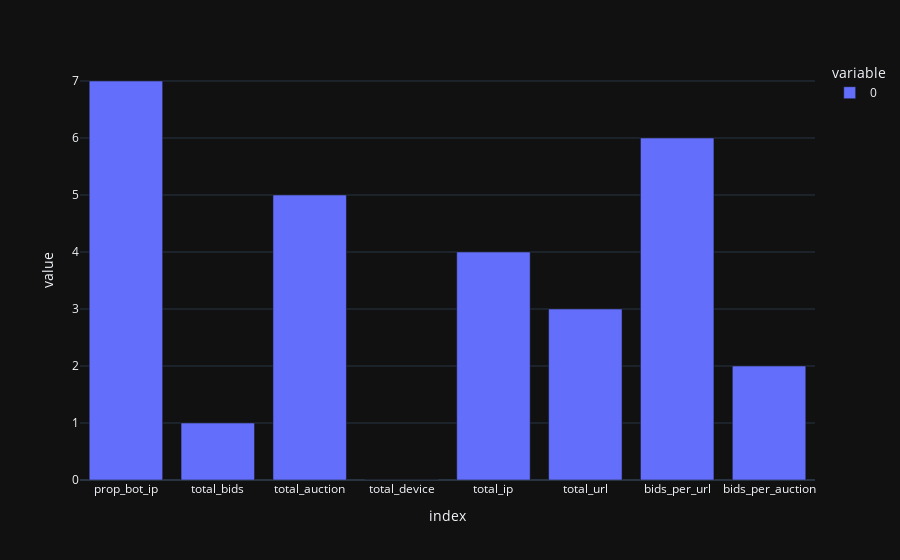

This figure's notebook cell:
### Code cell
ranks = fisher_score.fisher_score(X_std.to_numpy(), y.to_numpy())
feat_importance = pd.Series(ranks, X_std.columns, y)
px.bar(feat_importance, template='plotly_dark')

### Figure 1 — Plotly figure (JSON) as saved in the notebook; plotly's stock layout.template omitted (floating-point values rounded to 4 significant figures)
{"data": [{"alignmentgroup": "True", "hovertemplate": "variable=0<br>index=%{x}<br>value=%{y}<extra></extra>", "legendgroup": "0", "marker": {"color": "#636efa"}, "name": "0", "offsetgroup": "0", "orientation": "v", "showlegend": true, "textposition": "auto", "type": "bar", "x": ["prop_bot_ip", "total_bids", "total_auction", "total_device", "total_ip", "total_url", "bids_per_url", "bids_per_auction"], "xaxis": "x", "y": [7, 1, 5, 0, 4, 3, 6, 2], "yaxis": "y"}], "layout": {"barmode": "relative", "legend": {"title": {"text": "variable"}, "tracegroupgap": 0}, "margin": {"t": 60}, "xaxis": {"anchor": "y", "domain": [0, 1], "title": {"text": "index"}}, "yaxis": {"anchor": "x", "domain": [0, 1], "title": {"text": "value"}}}}
